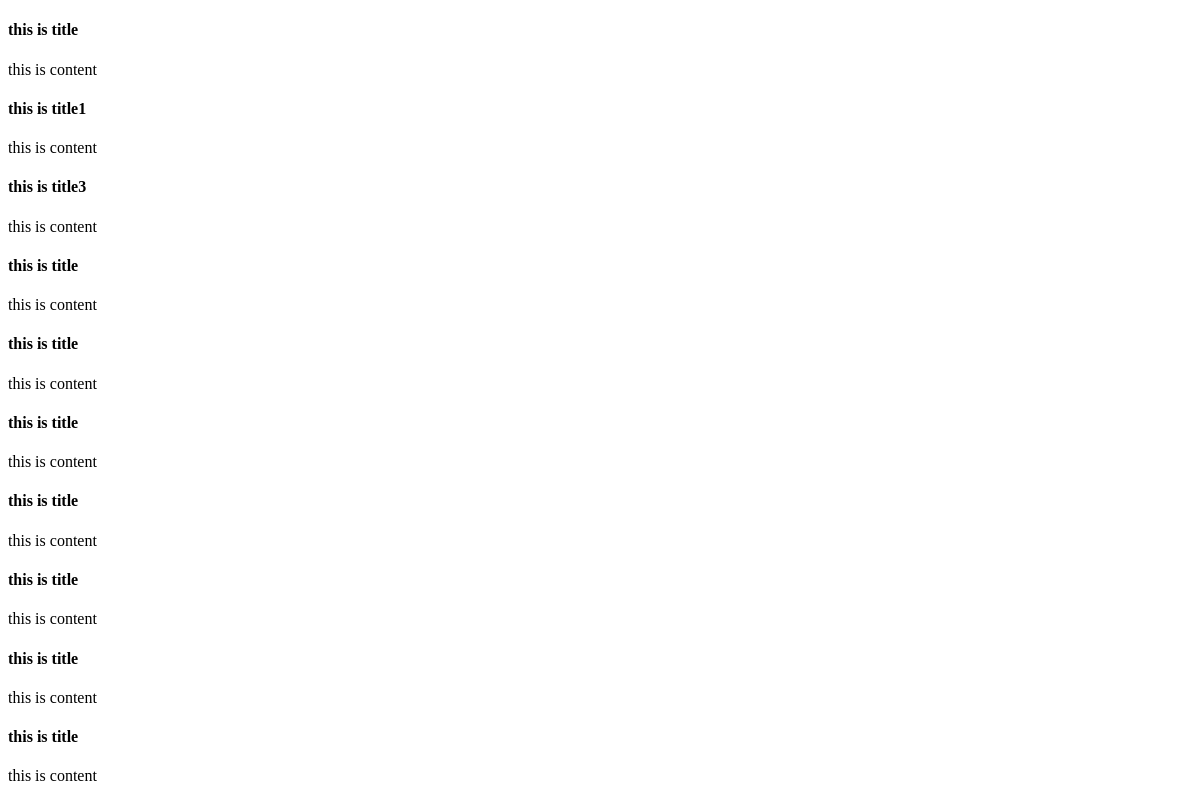
The app's page /second/list/, older data.
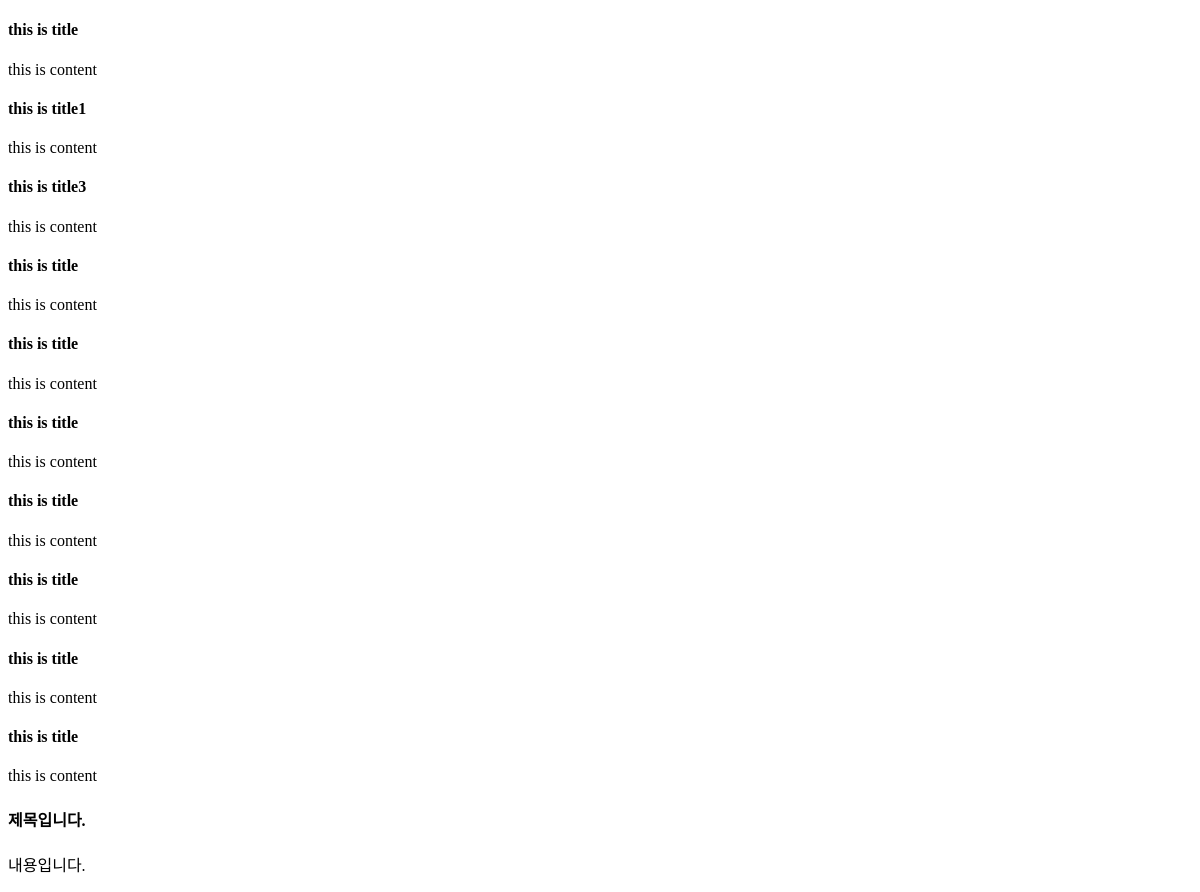
The same page, newer data.
### second/models.py (models this page shows)
class Post(models.Model):
    title = models.CharField(max_length=30)
    content = models.TextField()
    created_at = models.DateTimeField(auto_now_add=True)
    updated_at = models.DateTimeField(auto_now=True)

### second/views.py (the view)
# urls.py: path('list/', views.list, name="list"),
def list(request):
    context = {
        'items': Post.objects.all()
    }
    return render(request, 'second/list.html', context)

### second/templates/second/list.html (shortened to what this page needs)
<!DOCTYPE html>
<html lang="en">
<head>
</head>
<body>
    {% for item in items %}
    <div>
        <h4>
            {{ item.title }}
        </h4>
        <p>
            {{ item.content }}
        </p>
    </div>
    {% endfor %}
</body>
</html>

Row changes from the older to the newer data that the page shows:
added Post: title "제목입니다.", content "내용입니다."
